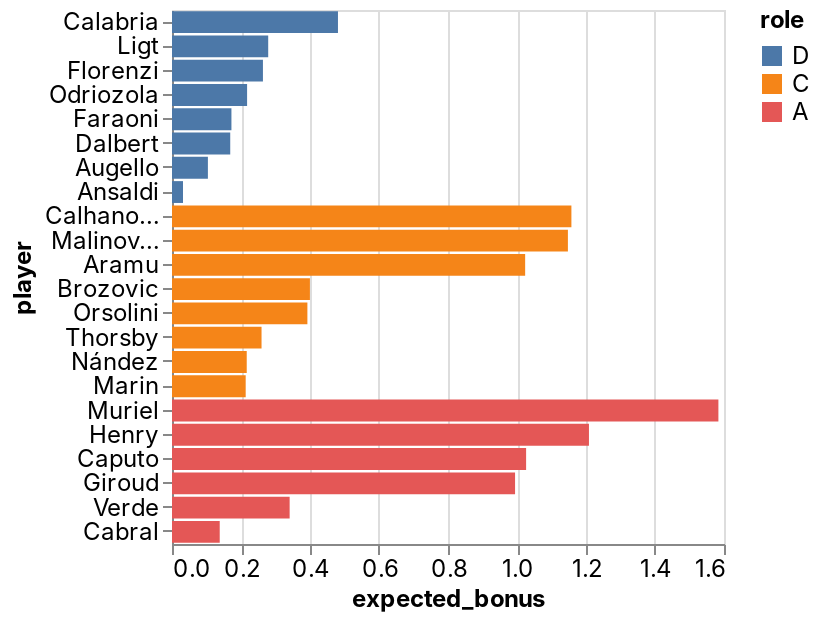

Notebook cell for this chart:
### Code cell
_deepnote_run_altair(team, """{"$schema":"https://vega.github.io/schema/vega-lite/v4.json","mark":{"type":"bar","tooltip":{"content":"data"}},"height":220,"autosize":{"type":"fit"},"data":{"name":"placeholder"},"encoding":{"x":{"field":"expected_bonus","type":"quantitative","sort":null,"scale":{"type":"linear","zero":false}},"y":{"field":"player","type":"nominal","sort":null,"scale":{"type":"linear","zero":true}},"color":{"field":"role","type":"nominal","sort":null,"scale":{"type":"linear","zero":false}}}}""")

### Figure 1 — Vega-Lite specification as saved in the notebook (floating-point values rounded to 4 significant figures)
{"config": {"view": {"continuousWidth": 400, "continuousHeight": 300}, "area": {"fill": "#51C0E9"}, "axis": {"labelFont": "Inter, sans-serif", "labelFontSize": 12, "labelFontWeight": "normal", "labelLimit": 60, "labelOverlap": "greedy", "titleFont": "Inter, sans-serif", "titleFontSize": 12, "titleFontWeight": "bold"}, "background": "#ffffff", "legend": {"labelFont": "Inter, sans-serif", "labelFontSize": 12, "titleFont": "Inter, sans-serif", "titleFontSize": 12, "titleFontWeight": "bold"}, "line": {"stroke": "#51C0E9", "strokeWidth": 2}, "rect": {"fill": "#51C0E9"}, "title": {"anchor": "start", "color": "#000000", "font": "Inter, sans-serif", "fontSize": 22, "fontWeight": "normal"}}, "data": {"name": "data-cba2a3a24265ddb9534359304aabab96"}, "mark": {"type": "bar", "tooltip": {"content": "data"}}, "autosize": {"type": "fit"}, "encoding": {"color": {"type": "nominal", "field": "role", "scale": {"type": "linear", "zero": false}, "sort": null}, "x": {"type": "quantitative", "field": "expected_bonus", "scale": {"type": "linear", "zero": false}, "sort": null}, "y": {"type": "nominal", "field": "player", "scale": {"type": "linear", "zero": true}, "sort": null}}, "height": 300, "width": "container", "$schema": "https://vega.github.io/schema/vega-lite/v4.json", "datasets": {"data-cba2a3a24265ddb9534359304aabab96": [{"fanta_team": "AC Picchia", "role": "D", "player": "Calabria", "team": "AC Milan", "opponent": "Verona", "date": "2022-05-08T00:00:00", "expected_bonus": 0.4811}, {"fanta_team": "AC Picchia", "role": "D", "player": "Ligt", "team": "Juventus", "opponent": "Genoa", "date": "2022-05-06T00:00:00", "expected_bonus": 0.2789}, {"fanta_team": "AC Picchia", "role": "D", "player": "Florenzi", "team": "AC Milan", "opponent": "Verona", "date": "2022-05-08T00:00:00", "expected_bonus": 0.2636}, {"fanta_team": "AC Picchia", "role": "D", "player": "Odriozola", "team": "Fiorentina", "opponent": "Roma", "date": "2022-05-09T00:00:00", "expected_bonus": 0.2176}, {"fanta_team": "AC Picchia", "role": "D", "player": "Faraoni", "team": "Verona", "opponent": "AC Milan", "date": "2022-05-08T00:00:00", "expected_bonus": 0.1723}, {"fanta_team": "AC Picchia", "role": "D", "player": "Dalbert", "team": "Cagliari", "opponent": "Salernitana", "date": "2022-05-08T00:00:00", "expected_bonus": 0.1688}, {"fanta_team": "AC Picchia", "role": "D", "player": "Augello", "team": "Sampdoria", "opponent": "Lazio", "date": "2022-05-07T00:00:00", "expected_bonus": 0.104}, {"fanta_team": "AC Picchia", "role": "D", "player": "Ansaldi", "team": "Torino", "opponent": "Napoli", "date": "2022-05-07T00:00:00", "expected_bonus": 0.03193}, {"fanta_team": "AC Picchia", "role": "C", "player": "Calhanoglu", "team": "Inter", "opponent": "Empoli", "date": "2022-05-06T00:00:00", "expected_bonus": 1.158}, {"fanta_team": "AC Picchia", "role": "C", "player": "Malinovskiy", "team": "Atalanta", "opponent": "Spezia", "date": "2022-05-08T00:00:00", "expected_bonus": 1.148}, {"fanta_team": "AC Picchia", "role": "C", "player": "Aramu", "team": "Venezia", "opponent": "Salernitana", "date": "2022-05-05T00:00:00", "expected_bonus": 1.024}, {"fanta_team": "AC Picchia", "role": "C", "player": "Brozovic", "team": "Inter", "opponent": "Empoli", "date": "2022-05-06T00:00:00", "expected_bonus": 0.3998}, {"fanta_team": "AC Picchia", "role": "C", "player": "Orsolini", "team": "Bologna", "opponent": "Venezia", "date": "2022-05-08T00:00:00", "expected_bonus": 0.3924}, {"fanta_team": "AC Picchia", "role": "C", "player": "Thorsby", "team": "Sampdoria", "opponent": "Lazio", "date": "2022-05-07T00:00:00", "expected_bonus": 0.2595}, {"fanta_team": "AC Picchia", "role": "C", "player": "Nández", "team": "Cagliari", "opponent": "Salernitana", "date": "2022-05-08T00:00:00", "expected_bonus": 0.2166}, {"fanta_team": "AC Picchia", "role": "C", "player": "Marin", "team": "Cagliari", "opponent": "Salernitana", "date": "2022-05-08T00:00:00", "expected_bonus": 0.2136}, {"fanta_team": "AC Picchia", "role": "A", "player": "Muriel", "team": "Atalanta", "opponent": "Spezia", "date": "2022-05-08T00:00:00", "expected_bonus": 1.584}, {"fanta_team": "AC Picchia", "role": "A", "player": "Henry", "team": "Venezia", "opponent": "Salernitana", "date": "2022-05-05T00:00:00", "expected_bonus": 1.209}, {"fanta_team": "AC Picchia", "role": "A", "player": "Caputo", "team": "Sampdoria", "opponent": "Lazio", "date": "2022-05-07T00:00:00", "expected_bonus": 1.026}, {"fanta_team": "AC Picchia", "role": "A", "player": "Giroud", "team": "AC Milan", "opponent": "Verona", "date": "2022-05-08T00:00:00", "expected_bonus": 0.9944}, {"fanta_team": "AC Picchia", "role": "A", "player": "Verde", "team": "Spezia", "opponent": "Atalanta", "date": "2022-05-08T00:00:00", "expected_bonus": 0.341}, {"fanta_team": "AC Picchia", "role": "A", "player": "Cabral", "team": "Fiorentina", "opponent": "Roma", "date": "2022-05-09T00:00:00", "expected_bonus": 0.1383}]}}
